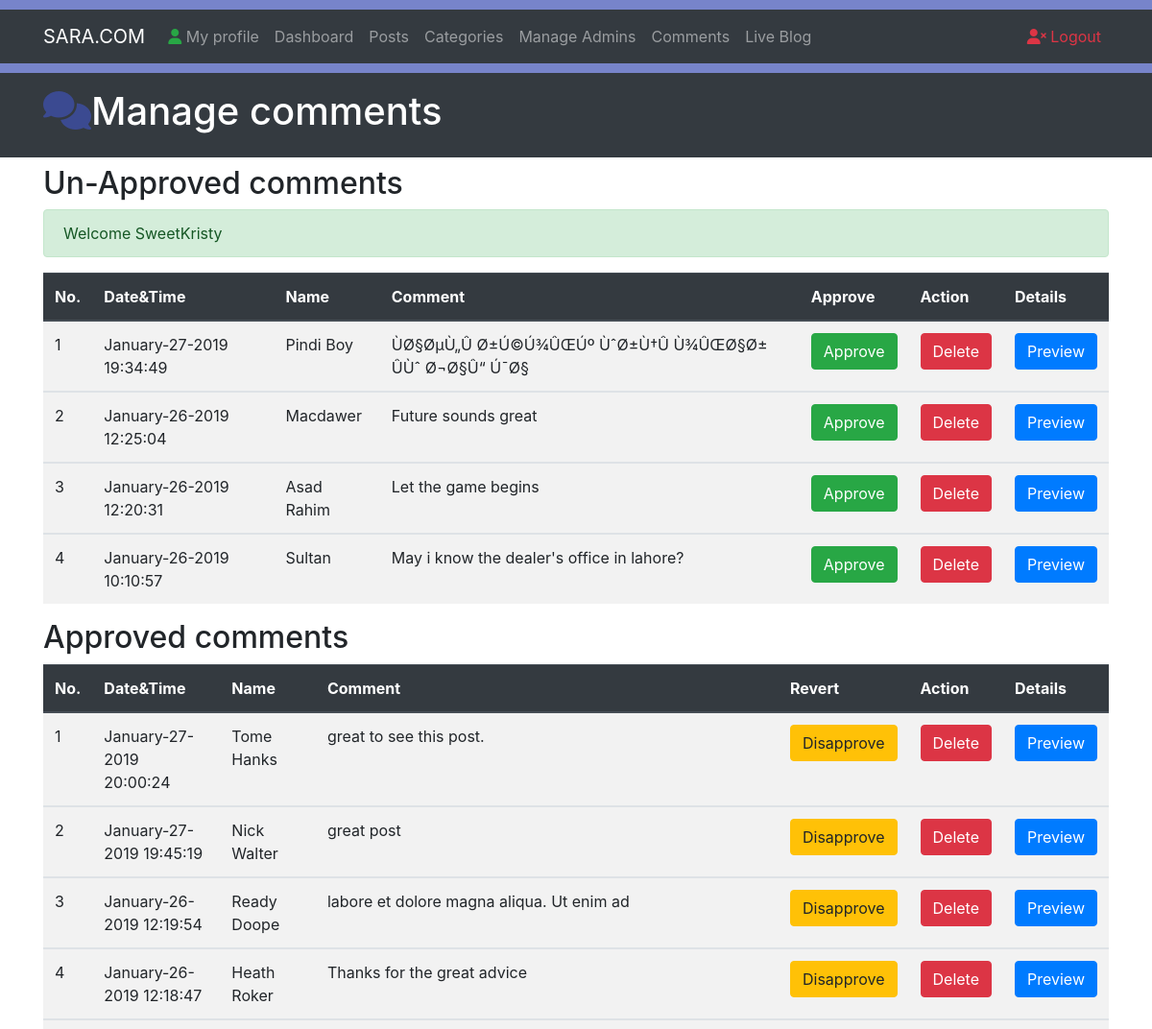
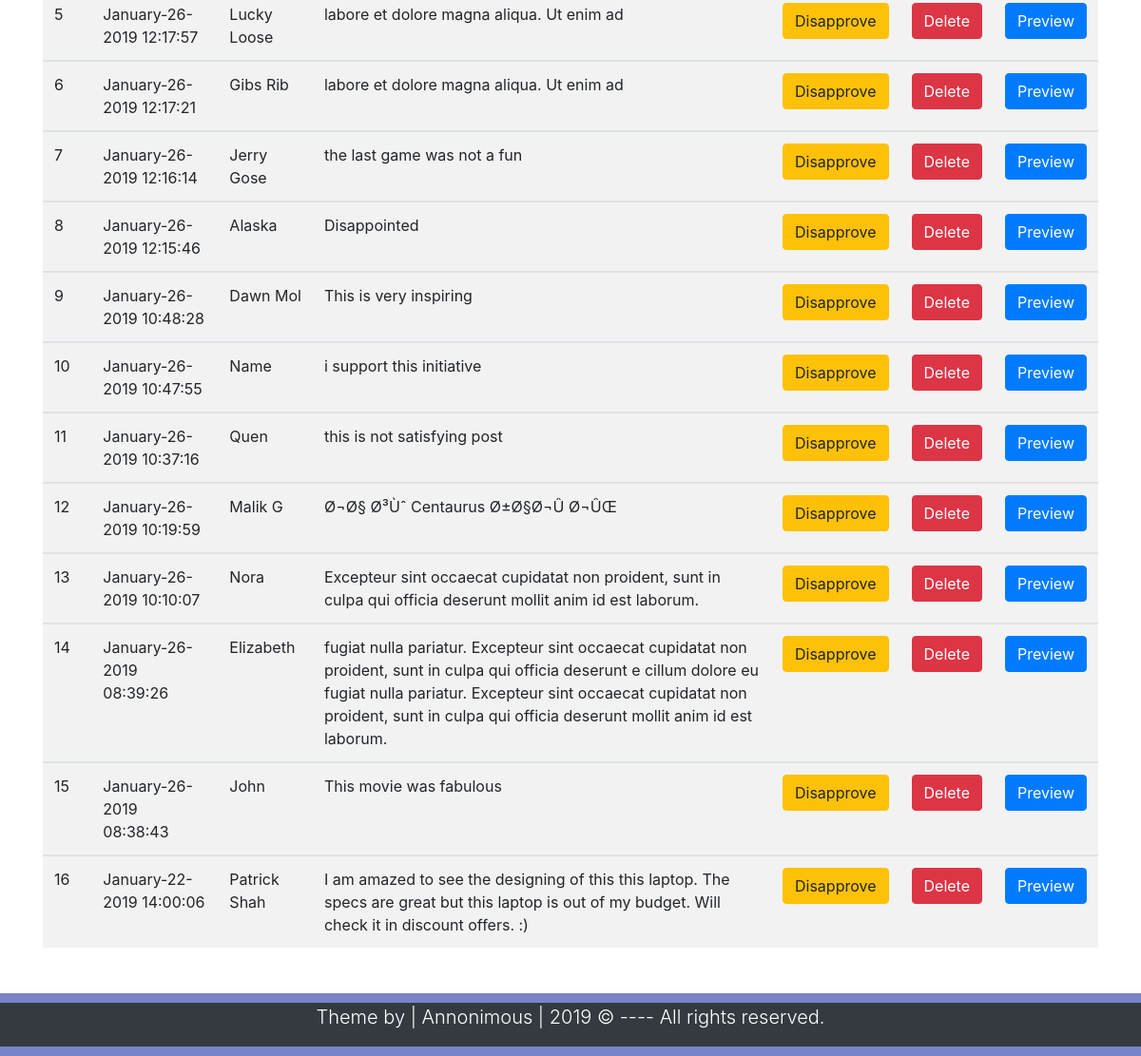
Screenshot of /Comments.php (signed in) with the database file from the repository (2 pictures, top to bottom).
### tables this page shows
CREATE TABLE `comments` (
  `id` int(10) NOT NULL,
  `datetime` varchar(50) NOT NULL,
  `name` varchar(50) NOT NULL,
  `email` varchar(60) NOT NULL,
  `comment` varchar(500) NOT NULL,
  `approvedby` varchar(50) NOT NULL,
  `status` varchar(3) NOT NULL,
  `post_id` int(10) NOT NULL
);

### Comments.php (the view, shortened to what this page needs)
<?php
require_once 'includes/sessions.php';
?>
<!DOCTYPE html>
<html lang="en">
<head>
    <link rel="stylesheet" href="https://stackpath.bootstrapcdn.com/bootstrap/4.3.1/css/bootstrap.min.css">
    <link rel="stylesheet" href="css/style.css">
    <link rel="stylesheet/less" type="text/css" href="css/style.css" />
</head>
<body>
<div style="height:10px; background-color: rgba(62,81,180,0.7)"></div>
<div class="navbar navbar-expand-lg navbar-dark bg-dark ">
    <div class="container" >
        <a href="#" class="navbar-brand">SARA.COM</a>
        <div class="collapse navbar-collapse" id="navbarcollapseCMS">
            <ul class="navbar-nav mr-auto">
                <li class="nav-item">
                    <a href="MyProfile.php" class="nav-link"><i class="fas fa-user text-success"></i> My profile</a>
                </li>
                <li class="nav-item">
                    <a href="Dashboard.php" class="nav-link">Dashboard</a>
                </li>
                <li class="nav-item">
                    <a href="Posts.php" class="nav-link">Posts</a>
                </li>
                <li class="nav-item">
                    <a href="Categories.php" class="nav-link">Categories</a>
                </li>
                <li class="nav-item">
                    <a href="Admins.php" class="nav-link">Manage Admins</a>
                </li>
                <li class="nav-item">
                    <a href="Comments.php" class="nav-link">Comments</a>
                </li>
                <li class="nav-item">
                    <a href="Blog.php?page=1" class="nav-link">Live Blog</a>
                </li>
            </ul>
            <ul class="navbar-nav ml-auto">
                <li class="nav-item">
                    <a href="Logout.php" class="nav-link text-danger"><i class="fas fa-user-times"></i> Logout</a>
                </li>
            </ul>
        </div>
    </div>
</div>
<div style="height:10px; background-color: rgba(62,81,180,0.7)"></div>
<header class="bg-dark text-white py-3">
    <div class="container">
        <div class="row">
            <div class="col-md-12">
                <h1> <i class="fas fa-comments" style="color: rgba(62,81,180,0.7)"> </i>Manage comments</h1>
            </div>
        </div>
    </div>
</header>
<section class="container py-2 mb-4">
    <div class="row" style="min-height: 30px">
        <div class="col-lg-12" style="min-height: 400px">
            <h2>Un-Approved comments</h2>
            <?php
            echo  SuccessMessage();
            ?>
            <table class="table table-striped table-hover">
                <thead class="thead-dark">
                <tr>
                    <th>No.</th>
                    <th>Date&Time</th>
                    <th>Name</th>
                    <th>Comment</th>
                    <th>Approve</th>
                    <th>Action</th>
                    <th>Details</th>
                </tr>
                </thead>
                <?php
                global $connectingDB;
                $sql = "SELECT * FROM comments WHERE status = 'OFF' ORDER BY id DESC";
                $execute = $connectingDB->query($sql);
                $SrNo = 0;
                while($dataRows = $execute->fetch()){
                    $CommentId = $dataRows['id'];
                    $DateTimeOfComment = $dataRows['datetime'];
                    $CommenterName = $dataRows['name'];
                    $CommentContent = $dataRows['comment'];
                    $CommentPostId = $dataRows['post_id'];
                    $SrNo++;
                    ?>
                    <tbody>
                    <tr>
                        <td><?= htmlentities($SrNo);?></td>
                        <td><?= htmlentities($DateTimeOfComment); ?></td>
                        <td><?= htmlentities($CommenterName); ?></td>
                        <td><?= htmlentities($CommentContent); ?></td>
                        <td><a href="ApproveComments.php?id=<?= $CommentId;?>" class="btn btn-success">Approve</a></td>
                        <td><a href="DeleteComments.php?id=<?= $CommentId;?>" class="btn btn-danger">Delete</a></td>
                        <td><a class="btn btn-primary" href="FullPost.php?id=<?= $CommentPostId;?>" target="_blank">Preview</a></td>
                    </tr>
                    </tbody>
                <?php }  ?>
            </table>
            <h2>Approved comments</h2>
            <table class="table table-striped table-hover">
                <thead class="thead-dark">
                <tr>
                    <th>No.</th>
                    <th>Date&Time</th>
                    <th>Name</th>
                    <th>Comment</th>
                    <th>Revert</th>
                    <th>Action</th>
                    <th>Details</th>
                </tr>
                </thead>
                <?php
                global $connectingDB;
                $sql = "SELECT * FROM comments WHERE status = 'ON' ORDER BY id DESC";
                $execute = $connectingDB->query($sql);
                $SrNo = 0;
                while($dataRows = $execute->fetch()){
                    $CommentId = $dataRows['id'];
                    $DateTimeOfComment = $dataRows['datetime'];
                    $CommenterName = $dataRows['name'];
                    $CommentContent = $dataRows['comment'];
                    $CommentPostId = $dataRows['post_id'];
                    $SrNo++;
                    ?>
                    <tbody>
                    <tr>
                        <td><?= htmlentities($SrNo);?></td>
                        <td><?= htmlentities($DateTimeOfComment); ?></td>
                        <td><?= htmlentities($CommenterName); ?></td>
                        <td><?= htmlentities($CommentContent); ?></td>
                        <td><a href="DisapproveComments.php?id=<?= $CommentId;?>" class="btn btn-warning">Disapprove</a></td>
                        <td><a href="DeleteComments.php?id=<?= $CommentId;?>" class="btn btn-danger">Delete</a></td>
                        <td><a class="btn btn-primary" href="FullPost.php?id=<?= $CommentPostId;?>" target="_blank">Preview</a></td>
                    </tr>
                    </tbody>
                <?php }  ?>
            </table>
        </div>
    </div>
</section>
<div style="height:10px; background-color: rgba(62,81,180,0.7)"></div>
<footer class="bg-dark text-white">
    <div class="container">
        <div class="row">
            <div class="col">
                <p class="lead text-center"> Theme by | Annonimous | <span id="year"></span> &copy; ---- All rights reserved.</p>
            </div>
        </div>
    </div>
</footer>
<div style="height:10px; background-color: rgba(62,81,180,0.7)"></div>
</body>
</html>

### rows the page displays
comments: datetime "January-27-2019 19:34:49", name "Pindi Boy", comment "ÙØ§ØµÙ„Û Ø±Ú©Ú¾ÛŒÚº ÙˆØ±Ù†Û Ù¾ÛŒØ§Ø± ÛÙˆ Ø¬Ø§Û“ Ú¯Ø§"
comments: datetime "January-26-2019 12:25:04", name "Macdawer", comment "Future sounds great"
comments: datetime "January-26-2019 12:20:31", name "Asad Rahim", comment "Let the game begins"
comments: datetime "January-26-2019 10:10:57", name "Sultan", comment "May i know the dealer's office in lahore?"
comments: datetime "January-27-2019 20:00:24", name "Tome Hanks", comment "great to see this post."
comments: datetime "January-27-2019 19:45:19", name "Nick Walter", comment "great post"
comments: datetime "January-26-2019 12:19:54", name "Ready Doope", comment "labore et dolore magna aliqua. Ut enim ad"
comments: datetime "January-26-2019 12:18:47", name "Heath Roker", comment "Thanks for the great advice"
comments: datetime "January-26-2019 12:17:57", name "Lucky Loose", comment "labore et dolore magna aliqua. Ut enim ad"
comments: datetime "January-26-2019 12:17:21", name "Gibs Rib", comment "labore et dolore magna aliqua. Ut enim ad"
comments: datetime "January-26-2019 12:16:14", name "Jerry Gose", comment "the last game was not a fun"
comments: datetime "January-26-2019 12:15:46", name "Alaska", comment "Disappointed"
comments: datetime "January-26-2019 10:48:28", name "Dawn Mol", comment "This is very inspiring"
comments: datetime "January-26-2019 10:47:55", name "Name", comment "i support this initiative"
comments: datetime "January-26-2019 10:37:16", name "Quen", comment "this is not satisfying post"
comments: datetime "January-26-2019 10:19:59", name "Malik G", comment "Ø¬Ø§ Ø³Ùˆ Centaurus Ø±Ø§Ø¬Û Ø¬ÛŒ"
comments: datetime "January-26-2019 10:10:07", name "Nora", comment "Excepteur sint occaecat cupidatat non proident, sunt in culpa qui officia deserunt mollit anim id est laborum."
comments: datetime "January-26-2019 08:39:26", name "Elizabeth", comment "fugiat nulla pariatur. Excepteur sint occaecat cupidatat non proident, sunt in culpa qui officia deserunt e cillum dolore eu fugiat nulla pariatur. Excepteur sint occaecat cupidatat non proident, sunt in culpa qui officia deserunt mollit anim id est laborum."
comments: datetime "January-26-2019 08:38:43", name "John", comment "This movie was fabulous"
comments: datetime "January-22-2019 14:00:06", name "Patrick Shah", comment "I am amazed to see the designing of this this laptop. The specs are great but this laptop is out of my budget. Will check it in discount offers. :)"

### other values shown
SuccessMessage() "Welcome SweetKristy"
